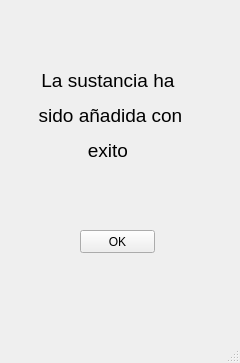
<?xml version="1.0" encoding="UTF-8"?>
<ui version="4.0">
 <class>MainWindow</class>
 <widget class="QMainWindow" name="MainWindow">
  <property name="geometry">
   <rect>
    <x>0</x>
    <y>0</y>
    <width>240</width>
    <height>363</height>
   </rect>
  </property>
  <property name="windowTitle">
   <string>MainWindow</string>
  </property>
  <widget class="QWidget" name="centralwidget">
   <widget class="QLabel" name="label">
    <property name="geometry">
     <rect>
      <x>30</x>
      <y>40</y>
      <width>161</width>
      <height>151</height>
     </rect>
    </property>
    <property name="font">
     <font>
      <pointsize>14</pointsize>
     </font>
    </property>
    <property name="text">
     <string>&lt;html&gt;&lt;head/&gt;&lt;body&gt;&lt;p align=&quot;center&quot;&gt;La sustancia ha &lt;/p&gt;&lt;p align=&quot;center&quot;&gt;sido añadida con&lt;/p&gt;&lt;p align=&quot;center&quot;&gt; exito &lt;/p&gt;&lt;/body&gt;&lt;/html&gt;</string>
    </property>
   </widget>
   <widget class="QPushButton" name="pushButton">
    <property name="geometry">
     <rect>
      <x>80</x>
      <y>230</y>
      <width>75</width>
      <height>23</height>
     </rect>
    </property>
    <property name="text">
     <string>OK</string>
    </property>
   </widget>
  </widget>
  <widget class="QStatusBar" name="statusbar"/>
 </widget>
 <resources/>
 <connections/>
</ui>
